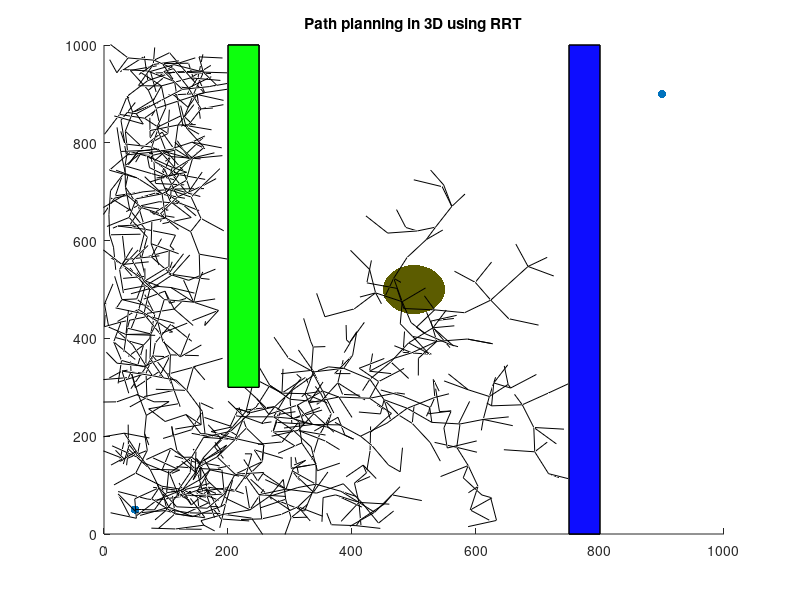

Source code (MATLAB): (Note: this script raises an error after producing the figure.)
%% Path planning in 3D indoor environment using RRT
clear all;
clc;
%% DECLARATION OF THE WORKSPACE: Indoor Environment
%% Declare the obstacles:
%obstacle 1: Wall with a small slit defined using meshes
vertices1 = [750, 0, 0; 750, 0, 1000; 750, 1000, 1000; 750, 1000, 0;...
 800, 1000, 0; 800, 1000, 1000; 800, 0, 1000; 800, 0, 0;...
 750, 500, 400; 750, 500, 700; 750, 800, 700; 750, 800, 300;...
 800, 800, 300; 800, 800, 700; 800, 500, 700; 800, 500, 400];

faces1 = [1 2 7 8; 2 3 6 7; 3 4 5 6; 4 1 8 5; 1 9 10 2; 10 11 3 2; 11 12 4 3;...
 12 9 1 4; 8 16 15 7; 15 14 6 7; 14 13 5 6; 13 16 8 5; 9 10 15 16;...
 10 11 14 15; 11 12 13 14; 9 16 13 12;];

% obstacle 2 : Wall
vertices2 = [200, 300, 0; 250, 300, 0; 250, 1000, 0; 200, 1000, 0;...
 200, 300, 1000; 250, 300, 1000; 250, 1000, 1000; 200, 1000, 1000];
faces2 = [1 2 6 5; 2 3 7 6; 3 4 8 7; 4 1 5 8; 1 2 3 4; 5 6 7 8];
% obstacle 3: pillar in the room
cylinder = [500 500 0 500 500 800 50];
%% Declare the Start and Goal points using the structure:
Startpt.coord = [50,50,50];
Startpt.parent = 0;
Startpt.cost = 0;
Goalpt.coord = [900,900,900];
Goalpt.parent = 0;
Goalpt.cost = 0;
%% Display the workspace:
figure(1)
axis([0 1000 0 1000 0 1000])
hold on;
title('Path planning in 3D using RRT')
hold on;
scatter3([Startpt.coord(1) Goalpt.coord(1)],[Startpt.coord(2) Goalpt.coord(2)],...
 [Startpt.coord(3) Goalpt.coord(3)],'filled', 'b'); hold on;
drawMesh(vertices1, faces1,'b'); hold on; light;
drawMesh(vertices2, faces2,'g'); hold on; light;
drawCylinder(cylinder, 'FaceColor','y'); light;
hold on
%% Rapidly exploring Random Tree (RRT) with single seed at start point:
% Parameters used in RRT:
% Maximum no. of nodes and step size between parent & child node of tree
Max_nodes = 1000;
step = 50;
% Nodes: array which stores all the nodes in the tree
Nodes(1) = Startpt;
count = 1;
while count < Max_nodes
 % Generate random point in the workspace
 RandNode = [floor(rand(1)*1000) floor(rand(1)*1000) floor(rand(1)*1000)];
 D = 2*1000; %D is initialised to maximum distance
 CloseNode = Startpt; %Closest node is initialised as Start point

 %% Find the closest node to the random node
 for j = 1:length(Nodes)
 dist2j = norm(Nodes(j).coord-RandNode);
 if dist2j < D
 D = dist2j;
 CloseNode = Nodes(j);
 k = j;
 end
 end
 % New node is generated in the same direction as that of random node
 % with the distance between closest and new node = step size
 NewNode = CloseNode.coord + step*(RandNode-CloseNode.coord)/D;

 %% Check the intersection of the obstacles with the line between closest
 %% node and the new node
 line=[CloseNode.coord NewNode];
 points1 = intersectLineMesh3d(line, vertices1, faces1);
 points2 =intersectLineMesh3d(line, vertices2, faces2);
 points3 = intersectLineCylinder(line, cylinder);
 if ~isempty(points1) || ~isempty(points2) || ~isempty(points3)
 continue
 end
 % draw the line between the new node and the closest node
 plot3([NewNode(1) CloseNode.coord(1)], [NewNode(2) CloseNode.coord(2)],...
 [NewNode(3) CloseNode.coord(3)],'Color','k');
 drawnow
 hold on

 %% New point is added to the Nodes array
 Newpt.coord = NewNode;
 Newpt.parent = k;
 Newpt.cost = Nodes(k).cost + D;
 Nodes = [Nodes Newpt];
 count = count + 1;
end
%% Find the distance of the closest node to the goal point
D = 3000;
for j = 1:length(Nodes)
 dist2j = dist(Nodes(j).coord, Goalpt.coord');
 if dist2j < D
 D = dist2j;
 k = j;
 end
end
Goalpt.parent = k;
Nodes = [Nodes Goalpt];
p = length(Nodes);
%% Trace back the path generated from the goal point to start point
while Nodes(p).parent>0
 plot3([Nodes(p).coord(1), Nodes(Nodes(p).parent).coord(1)],...
 [Nodes(p).coord(2), Nodes(Nodes(p).parent).coord(2)],...
 [Nodes(p).coord(3), Nodes(Nodes(p).parent).coord(3)],'Color' ,'r','LineWidth', 2)
 drawnow;
 hold on
 p = Nodes(p).parent;
end
